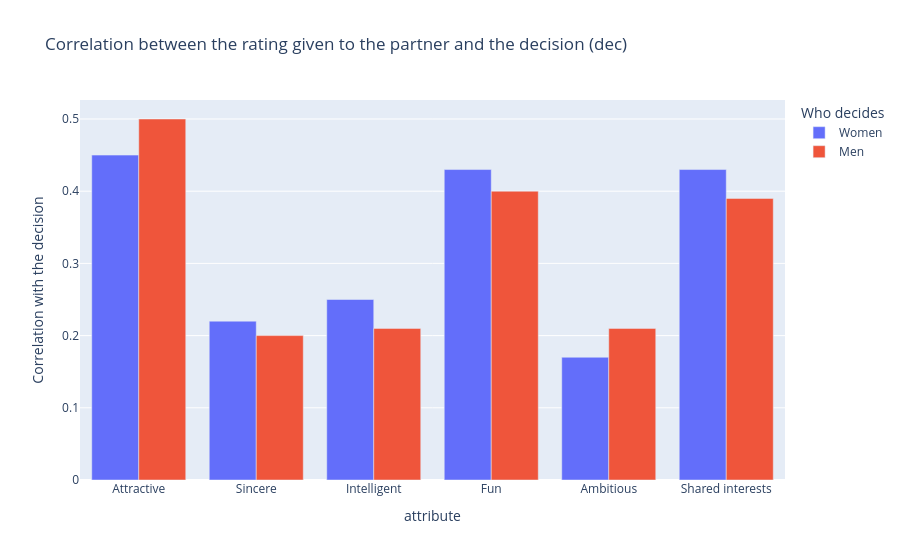

The notebook cell saved with this chart:
### Code cell
fig = px.bar(observed.reset_index(), x="attribute", y=["Women", "Men"], barmode="group",
             title="Correlation between the rating given to the partner and the decision (dec)",
             labels={"value": "Correlation with the decision", "variable": "Who decides"})
fig.show()

### Figure 1 — Plotly figure (JSON) as saved in the notebook; plotly's stock layout.template omitted (floating-point values rounded to 4 significant figures)
{"data": [{"alignmentgroup": "True", "hovertemplate": "Who decides=Women<br>attribute=%{x}<br>Correlation with the decision=%{y}<extra></extra>", "legendgroup": "Women", "marker": {"color": "#636efa", "pattern": {"shape": ""}}, "name": "Women", "offsetgroup": "Women", "orientation": "v", "showlegend": true, "textposition": "auto", "type": "bar", "x": ["Attractive", "Sincere", "Intelligent", "Fun", "Ambitious", "Shared interests"], "xaxis": "x", "y": [0.45, 0.22, 0.25, 0.43, 0.17, 0.43], "yaxis": "y"}, {"alignmentgroup": "True", "hovertemplate": "Who decides=Men<br>attribute=%{x}<br>Correlation with the decision=%{y}<extra></extra>", "legendgroup": "Men", "marker": {"color": "#EF553B", "pattern": {"shape": ""}}, "name": "Men", "offsetgroup": "Men", "orientation": "v", "showlegend": true, "textposition": "auto", "type": "bar", "x": ["Attractive", "Sincere", "Intelligent", "Fun", "Ambitious", "Shared interests"], "xaxis": "x", "y": [0.5, 0.2, 0.21, 0.4, 0.21, 0.39], "yaxis": "y"}], "layout": {"barmode": "group", "legend": {"title": {"text": "Who decides"}, "tracegroupgap": 0}, "title": {"text": "Correlation between the rating given to the partner and the decision (dec)"}, "xaxis": {"anchor": "y", "domain": [0, 1], "title": {"text": "attribute"}}, "yaxis": {"anchor": "x", "domain": [0, 1], "title": {"text": "Correlation with the decision"}}}}
